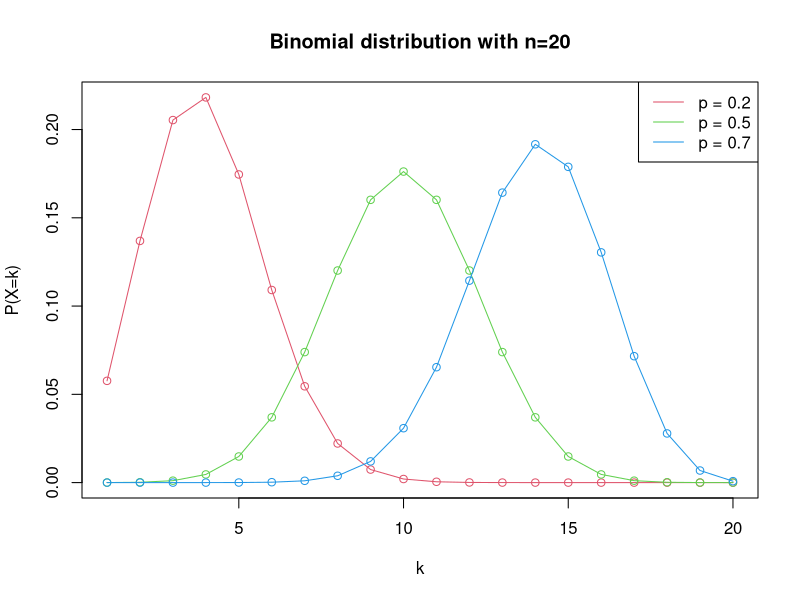
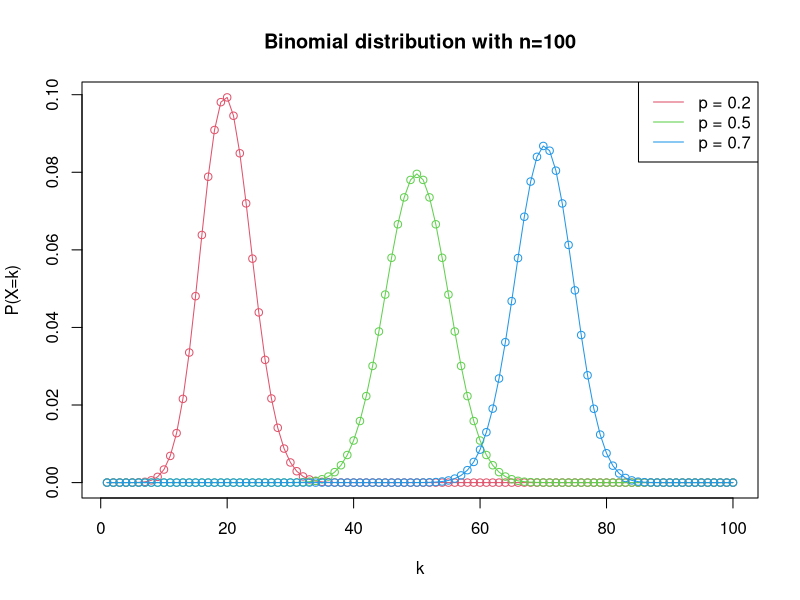
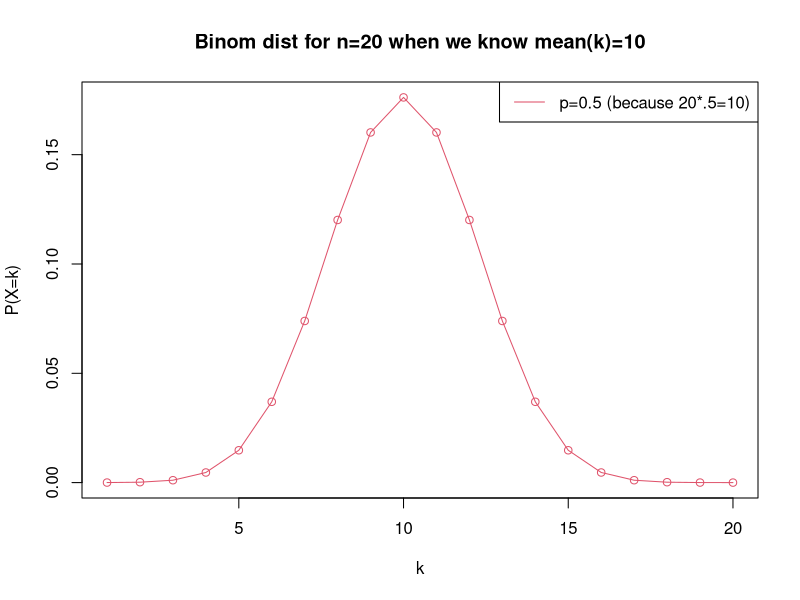
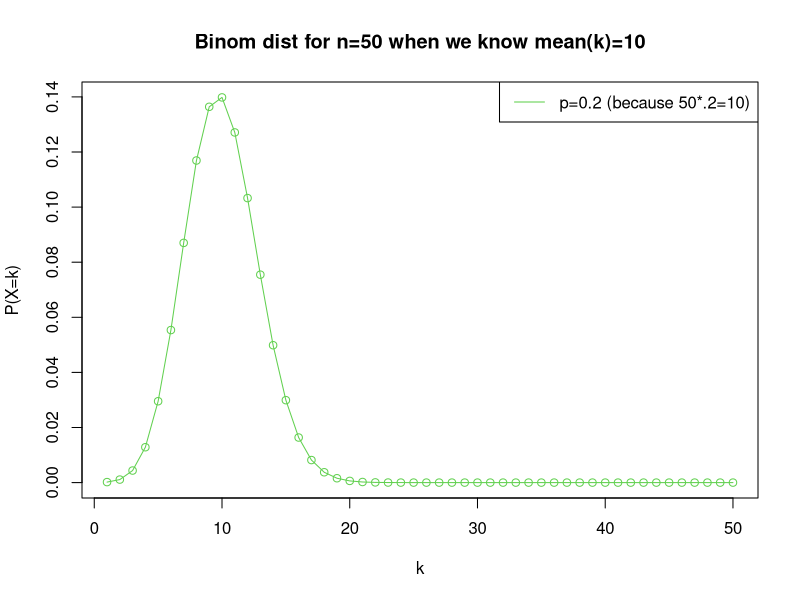
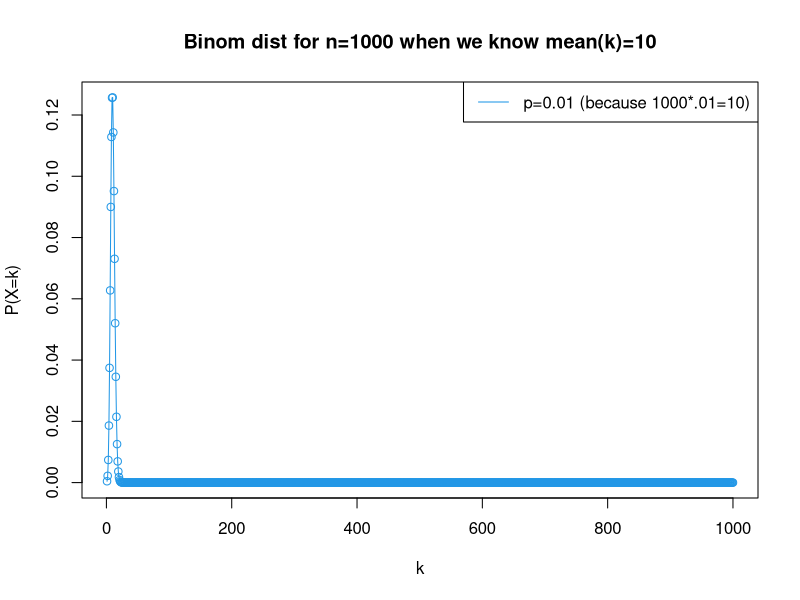
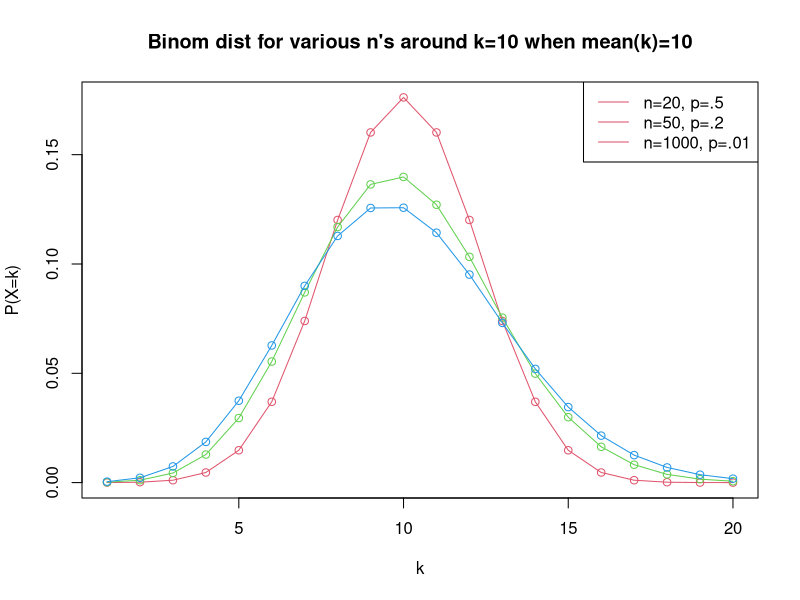
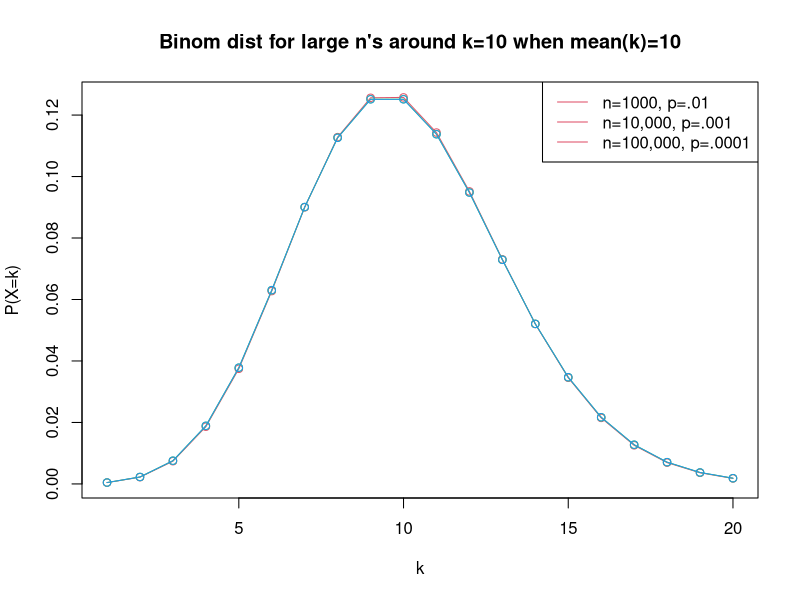

Recreate these plots in R, in order.
## ---- chunk 1
plot(1:20, dbinom(1:20, size=20, prob=.2), type="o", col=2, ylab="P(X=k)", xlab="k", main="Binomial distribution with n=20")
points(1:20, dbinom(1:20, size=20, prob=.5), type="o", col=3)
points(1:20, dbinom(1:20, size=20, prob=.7), type="o", col=4)
legend("topright", legend=c("p = 0.2", "p = 0.5", "p = 0.7"), col=2:4, lty=1)
## ---- chunk 2
plot(1:100, dbinom(1:100, size=100, prob=.2), type="o", col=2, ylab="P(X=k)", xlab="k", main="Binomial distribution with n=100")
points(1:100, dbinom(1:100, size=100, prob=.5), type="o", col=3)
points(1:100, dbinom(1:100, size=100, prob=.7), type="o", col=4)
legend("topright", legend=c("p = 0.2", "p = 0.5", "p = 0.7"), col=2:4, lty=1)
## ---- chunk 3
plot(1:20, dbinom(1:20, size=20, prob=.5), type="o", col=2, ylab="P(X=k)", xlab="k", main="Binom dist for n=20 when we know mean(k)=10")
legend("topright", legend="p=0.5 (because 20*.5=10)", col=2, lty=1)
## ---- chunk 4
plot(1:50, dbinom(1:50, size=50, prob=.2), type="o", col=3, ylab="P(X=k)", xlab="k", main="Binom dist for n=50 when we know mean(k)=10")
legend("topright", legend="p=0.2 (because 50*.2=10)", col=3, lty=1)
## ---- chunk 5
plot(1:1000, dbinom(1:1000, size=1000, prob=.01), type="o", col=4, ylab="P(X=k)", xlab="k", main="Binom dist for n=1000 when we know mean(k)=10")
legend("topright", legend="p=0.01 (because 1000*.01=10)", col=4, lty=1)
## ---- chunk 6
plot(1:20, dbinom(1:20, size=20, prob=.5), type="o", col=2, ylab="P(X=k)", xlab="k", main="Binom dist for various n's around k=10 when mean(k)=10")
points(1:20, dbinom(1:20, size=50, prob=.2), type="o", col=3)
points(1:20, dbinom(1:20, size=1000, prob=.01), type="o", col=4)

legend("topright", legend=c("n=20, p=.5", "n=50, p=.2", "n=1000, p=.01"), col=2, lty=1)
## ---- chunk 7
plot(1:20, dbinom(1:20, size=1000, prob=.01), type="o", col=2, ylab="P(X=k)", xlab="k", main="Binom dist for large n's around k=10 when mean(k)=10")
points(1:20, dbinom(1:20, size=10000, prob=.001), type="o", col=3)
points(1:20, dbinom(1:20, size=100000, prob=.0001), type="o", col=4)

legend("topright", legend=c("n=1000, p=.01", "n=10,000, p=.001", "n=100,000, p=.0001"), col=2, lty=1)
